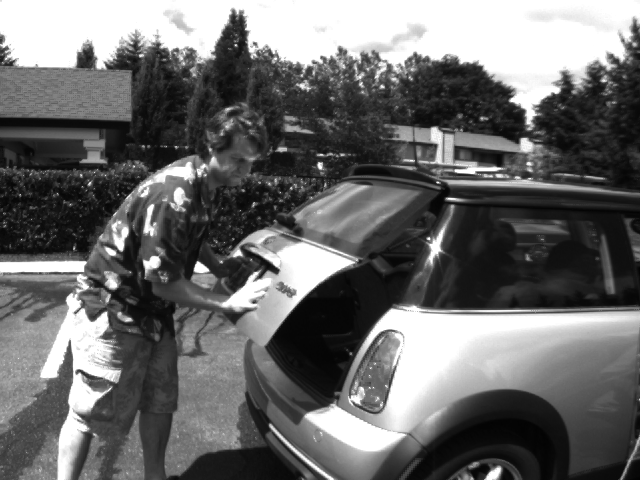
#> input picture Code/MiniCooper/i0001.png, 640 x 480 px
$ jupyter execute LucasKanade.ipynb   (older library calls are emulated)
#> lines starting #> are read from the running program, lines starting #| are printed output that depends on the picture
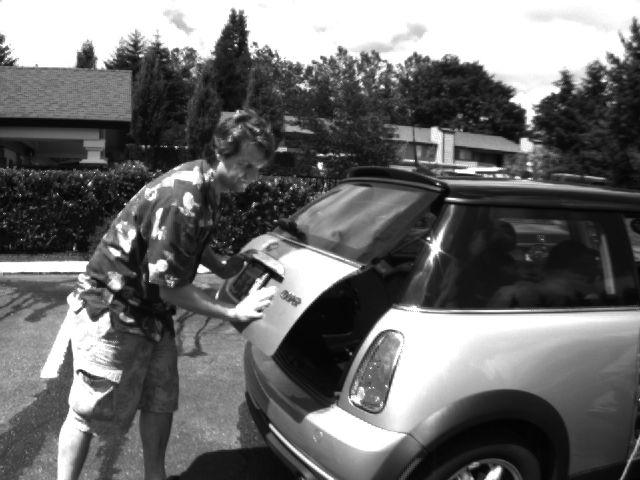
#> input picture Code/MiniCooper/i0002.png, 640 x 480 px
[cell 1]
import numpy as np
import cv2
import matplotlib.pyplot as plt

from detection import showOpticalFlow
def gradients(I1, I2):
    Ix = cv2.Sobel(I1, cv2.CV_64F, 1, 0, ksize=5)  # Gradient en x
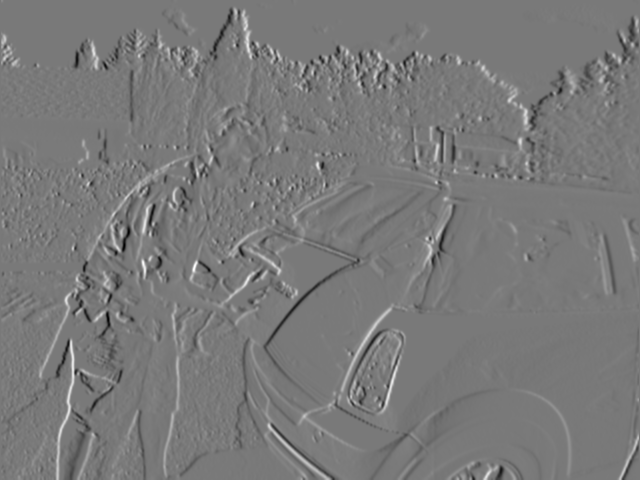
#> Ix: shape (480, 640) float64; min -36.53, max 39.94, mean 0; drawn with min black and max white
    Iy = cv2.Sobel(I1, cv2.CV_64F, 0, 1, ksize=5)  # Gradient en y
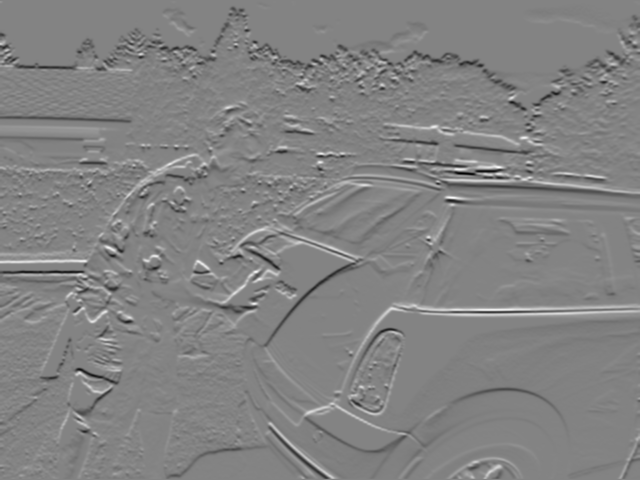
#> Iy: shape (480, 640) float64; min -42.05, max 39.52, mean -0.2; drawn with min black and max white
    It = I2 - I1  # Gradient temporel
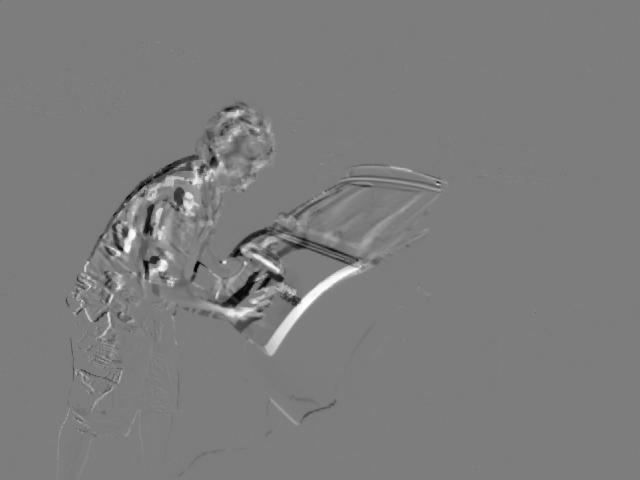
#> It: shape (480, 640) float64; min -0.941, max 0.973, mean 0.00204; drawn with min black and max white
    return Ix, Iy, It

def compute_weights(window_size):
    #w = np.array([[1/12,1/6,1/12],[1/6,1/6,1/6],[1/12,1/6,1/12]])
    w = 1/(window_size**2)*np.ones((window_size,window_size))
    # w = np.array([
    # [0.00296902, 0.01330621, 0.02193823, 0.01330621, 0.00296902],
    # [0.01330621, 0.0596343,  0.09832033, 0.0596343,  0.01330621],
    # [0.02193823, 0.09832033, 0.16210282, 0.09832033, 0.02193823],
    # [0.01330621, 0.0596343,  0.09832033, 0.0596343,  0.01330621],
    # [0.00296902, 0.01330621, 0.02193823, 0.01330621, 0.00296902]
#])
    return w.flatten()

def lucas_kanade(image1, image2, window_size=5):
    # Calculer les gradients
    Ix, Iy, It = gradients(image1, image2)

    # Taille du voisinage
    w = window_size // 2

    # Préparer les vecteurs de flux
    u = np.zeros(image1.shape)
    v = np.zeros(image1.shape)

    # Calculer les poids
    weights = compute_weights(window_size)
    W = np.diag(weights)

    for i in range(w, image1.shape[0] - w):
        for j in range(w, image1.shape[1] - w):
            # Extraire le voisinage
            Ix_window = Ix[i-w:i+w+1, j-w:j+w+1].flatten()
            Iy_window = Iy[i-w:i+w+1, j-w:j+w+1].flatten()
            It_window = It[i-w:i+w+1, j-w:j+w+1].flatten()

            A = np.vstack((Ix_window, Iy_window)).T
            b = -It_window

            # Calculer la matrice M avec les poids
            M = A.T @ W @ W @ A

            # Calculer le vecteur b avec les poids
            B = A.T @ W @ W @ b
            l = 1
            # Résoudre le système d'équations
            U, S, V = np.linalg.svd(M, full_matrices=True)
            D = np.diag(S / (S**2 + l))
            X = V @ D @ np.transpose(U) @ B
            u[i, j] = X[0]
            v[i, j] = X[1]
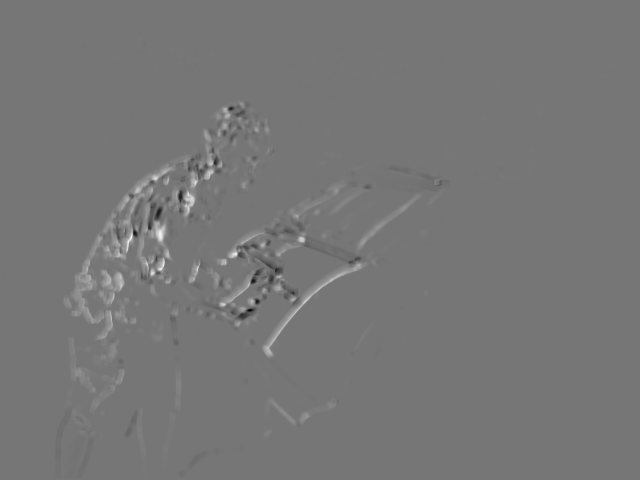
#> u: shape (480, 640) float64; min -0.0562, max 0.0649, mean 0.000362; drawn with min black and max white
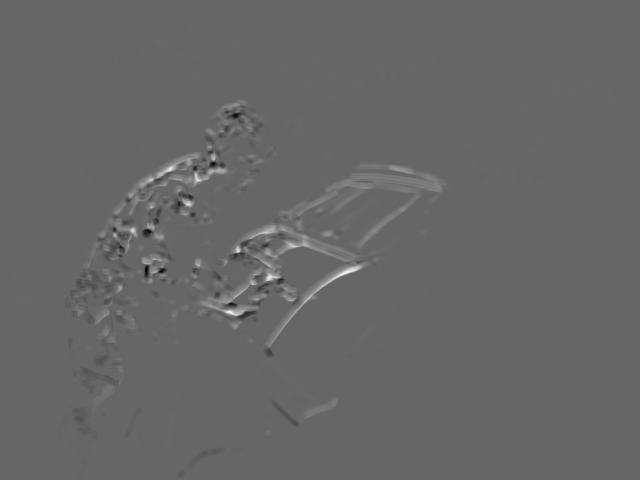
#> v: shape (480, 640) float64; min -0.0511, max 0.0758, mean 0.000394; drawn with min black and max white
            # [6 lines of commented-out code are left out]

    return u, v


# Assurez-vous que les chemins vers les images sont corrects
path_to_image1 = 'MiniCooper/i0001.png'  # Remplacez par le chemin correct vers votre image 1
path_to_image2 = 'MiniCooper/i0002.png'  # Remplacez par le chemin correct vers votre image 2

# Chargez les images
I1 = cv2.imread(path_to_image1, 0)/255.0
I2 = cv2.imread(path_to_image2, 0)/255.0
u, v = lucas_kanade(I1, I2)

[cell 2]
showOpticalFlow(I1, u, v, scaling_factor=100, sampling_rate=5, thresh=0.05)
#> (this line was passed over: detection is not available in this run)
